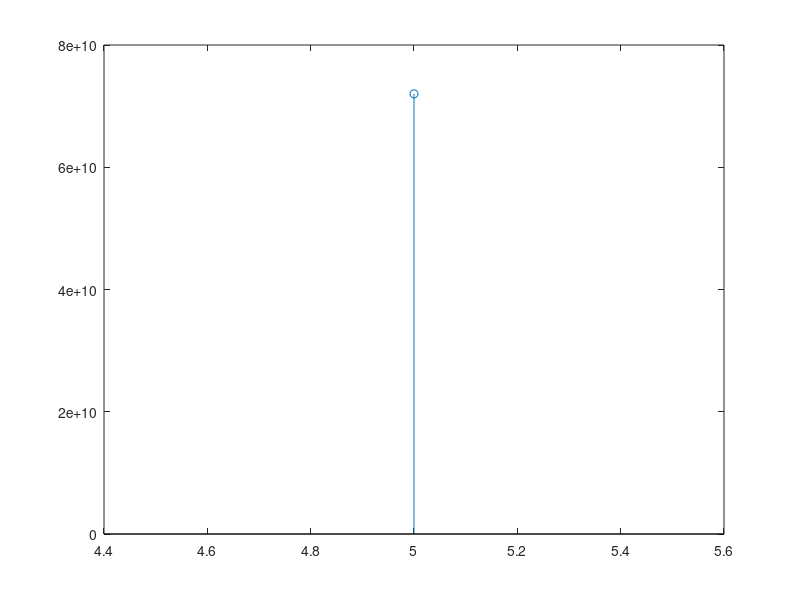

Write the MATLAB code that produced this figure.
%Task06

%%
%Real exponential signal
L=input('enter lower bound ');
U=input('enter upper bound ');
n=L:1:U;
%for a>1
a=input('enter the value of a ');
w=(a).^n;
xlabel('time scaling')
ylabel('amplitude')
title('exponential signal for a>1')
stem(n,w)

%complex exponential signal
L=input('enter lower bound i.e 0 ');
U=input('enter upper bound i.e 40 ');
n=L:1:U;
%a=complex value
a=input('enter the value of a i.e."complex variable and best graph is on a=-(1/12)+(pi/6)*i"');
C=exp(a*n);
stem(n,C)

